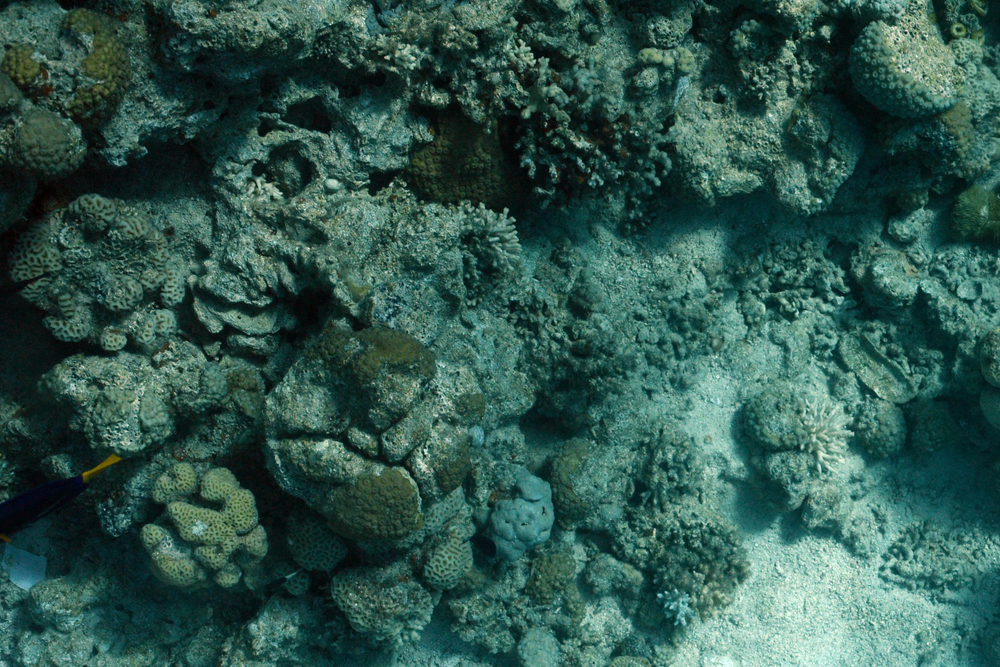
#> input picture CoralSeg/CoralSeg-Learning-coral-segmentation-from-sparse-annotations-master/Datasets/EilatMixx/images/test/LFT_0029.JPG00.png, 1000 x 667 px, shrunk from 1380 x 920 before the run; its folder holds only this picture in this run
$ jupyter execute --allow-errors ML-Superpixels.ipynb   (shell and % lines are left out)
#> lines starting #> are read from the running program, lines starting #| are printed output that depends on the picture
[cell 1]
import glob
import cv2
import numpy as np
import csv
from collections import Counter
import argparse
import os
import math

[cell 2]
DEFAULT_VALUE = int(255)

NL = int(30)
start_superpixels = int(500)
last_superpixels = int(30)
csv_sizes = []
reduction_factor = math.pow(float(last_superpixels) / start_superpixels, 1. / (NL - 1))
for level in range(NL):
    csv_sizes = csv_sizes + [int(round(start_superpixels * math.pow(reduction_factor, level)))]

dataset = '/data/jantina/ML-Superpixels/Datasets/WAPA_RFM4'

path_names = dataset.split('/')
if path_names[-1] == '':
    path_names = path_names[:-1]
directorio = path_names[-1]

sparse_dir = os.path.join('/data/jantina/ML-Superpixels/WAPA_RFM4/sparse_GT')
out_dir = os.path.join('/data/jantina/ML-Superpixels/WAPA_RFM4/augmented_GT')
superpixels_dir = os.path.join('/data/jantina/ML-Superpixels/WAPA_RFM4/superpixels')

folders = ['test', 'train']

[cell 3]
# Execute superpixel generation
size_sup_string = " "
for size in csv_sizes:
    size_sup_string = size_sup_string + str(size) + " "

%cd /data/jantina/ML-Superpixels
# Generate superpixels
os.system("sh /home/jantina/CoralNet/Superpixels/generate_superpixels/generate_superpixels.sh " + dataset + size_sup_string)

[cell 4]
class Superpixel:
    def __init__(self, maxlength=10000): #10000000
        self.lista_x = np.zeros([maxlength], dtype=np.int16)
        self.lista_y = np.zeros([maxlength], dtype=np.int16)
        self.lista_x[:]=-1
        self.lista_y[:]=-1
        self.index = 0

    def add(self, value_x, value_y):
        if self.index >= len(self.lista_x):
            #make it bigger
            new_size = len(self.lista_x)*10
            lista_x_new = np.zeros([new_size], dtype=np.int16)
            lista_y_new = np.zeros([new_size], dtype=np.int16)
            lista_x_new[:] = -1
            lista_y_new[:] = -1

            lista_x_new[:len(self.lista_x)] = self.lista_x
            lista_y_new[:len(self.lista_y)] = self.lista_y
            self.lista_x = lista_x_new
            self.lista_y = lista_y_new

        self.lista_x[self.index]=value_x
        self.lista_y[self.index]=value_y
        self.index += 1
        # print(len(lista_y_new))

    def clean(self):
        self.lista_x = self.lista_x[self.lista_x>=0]
        self.lista_y = self.lista_y[self.lista_y>=0]

[cell 5]
# Given a superpixel and a GT image, returns the label value of the superpixel
def label_mayoria_x_y(superpixel, gt):
    # pixel label values of the superpixels
    pixel_values = gt[superpixel.lista_x.astype(int), superpixel.lista_y.astype(int)]
    # pixel label values of the superpixels excluding the default value
    values_labels = pixel_values[pixel_values < DEFAULT_VALUE]
    # Returns the value which appears the most
    if len(values_labels) == 0:
        return DEFAULT_VALUE
    else:
        count = Counter(values_labels)
        return count.most_common()[0][0]

[cell 6]
# Given a csv file with segmentations (csv_name) and a sparse GT image (gt_name), returns Superpixel-augmented GT image
def image_superpixels_gt(csv_name, gt_name, n_superpixels):
#> called with n_superpixels = 500
    print(gt_name)
    gt = cv2.imread(gt_name, 0)
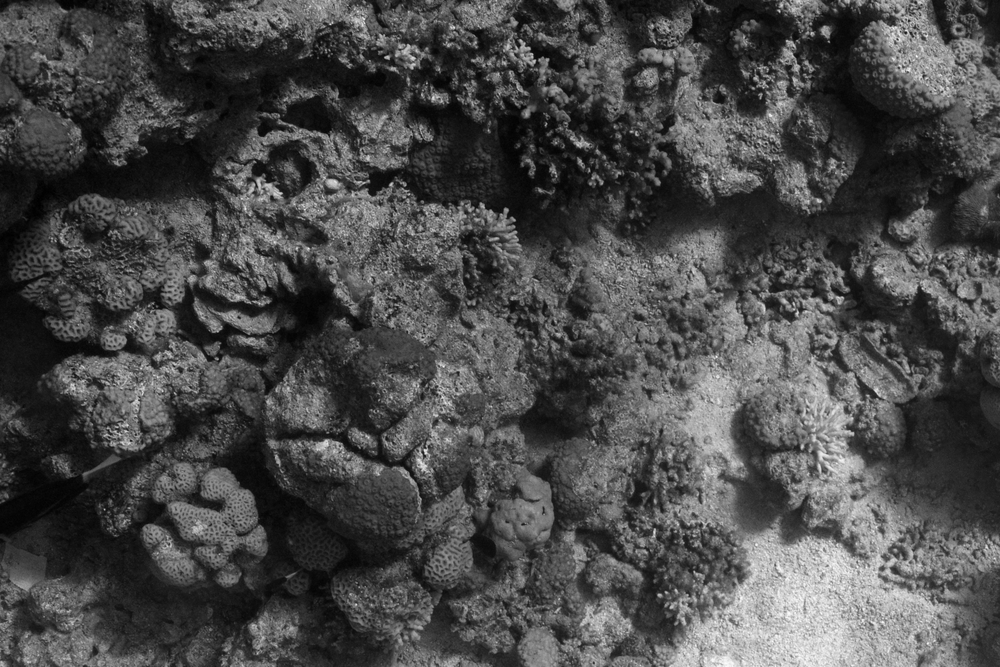
#> gt: shape (667, 1000); min 0, max 253, mean 73.9
    blank_image = np.zeros((gt.shape[0], gt.shape[1], 1), np.uint8)

    superpixels = {}

    for i in range(n_superpixels*2):
        superpixels[str(i)] = Superpixel()


    # For each csv segmentation file, creates the Superpixel class
    with open(csv_name, 'r') as csvfile:
        spamreader = csv.reader(csvfile, delimiter=' ', quotechar='|')
        i = 0

        for row in spamreader:
            fila = row[0].split(',')
            fila_count = len(fila)
            for j in range(fila_count):
                superpixel_index = fila[j]
                # The pixel here is (i, j). (superpixel_index) is the segmentation which the pixel belongs to
                # Add the pixel  to the Superpixel instance
                superpixels[superpixel_index].add(i, j)

            i = i + 1

    # For each superpixel, gets its label value and writes it into the image to return
    for index in range(len(superpixels)):
        superpixels[str(index)].clean()
        label_superpixel = label_mayoria_x_y(superpixels[str(index)], gt)
        blank_image[superpixels[str(index)].lista_x.astype(int), superpixels[str(index)].lista_y.astype(int)] = int(
            label_superpixel)

    return blank_image


$ run again, on CoralSeg/CoralSeg-Learning-coral-segmentation-from-sparse-annotations-master/Datasets/EilatMixx/images/test/LFT_0089.JPG00.png
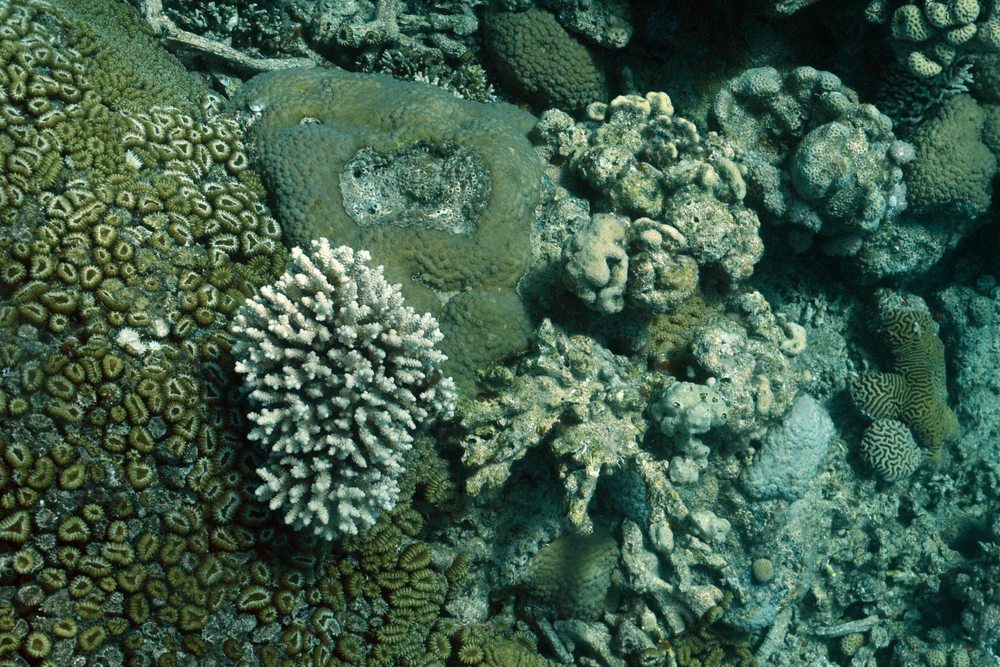
#> input picture CoralSeg/CoralSeg-Learning-coral-segmentation-from-sparse-annotations-master/Datasets/EilatMixx/images/test/LFT_0089.JPG00.png, 1000 x 667 px, shrunk from 1380 x 920 before the run
#> in image_superpixels_gt, `gt = cv2.imread(gt_name, 0)`:
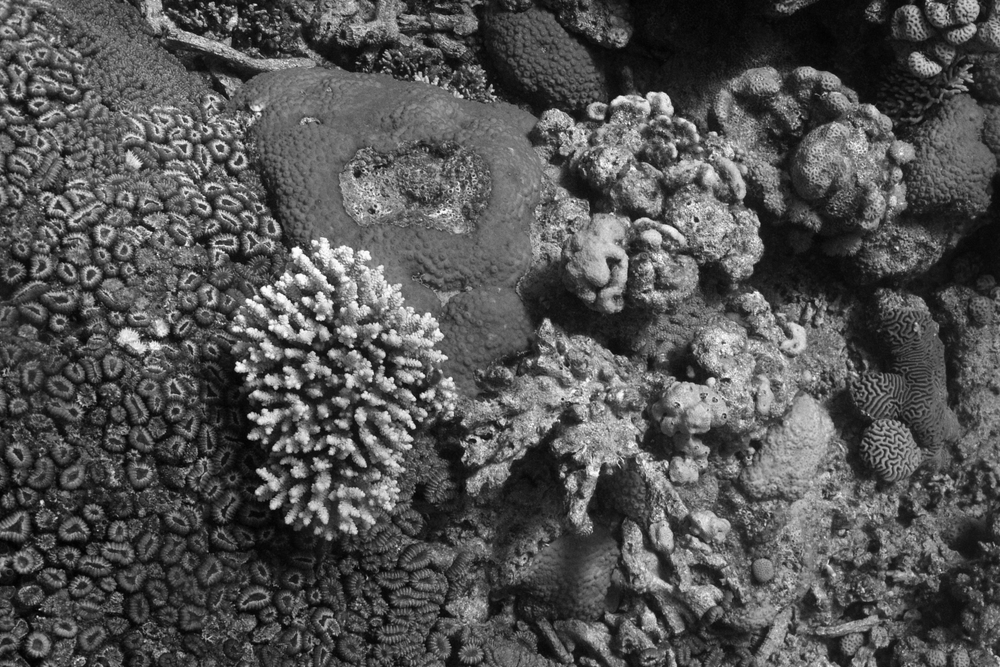
#> gt: shape (667, 1000); min 0, max 255, mean 83.2

$ run again, on CoralSeg/CoralSeg-Learning-coral-segmentation-from-sparse-annotations-master/Datasets/EilatMixx/images/test/LFT_0089.JPG01.png
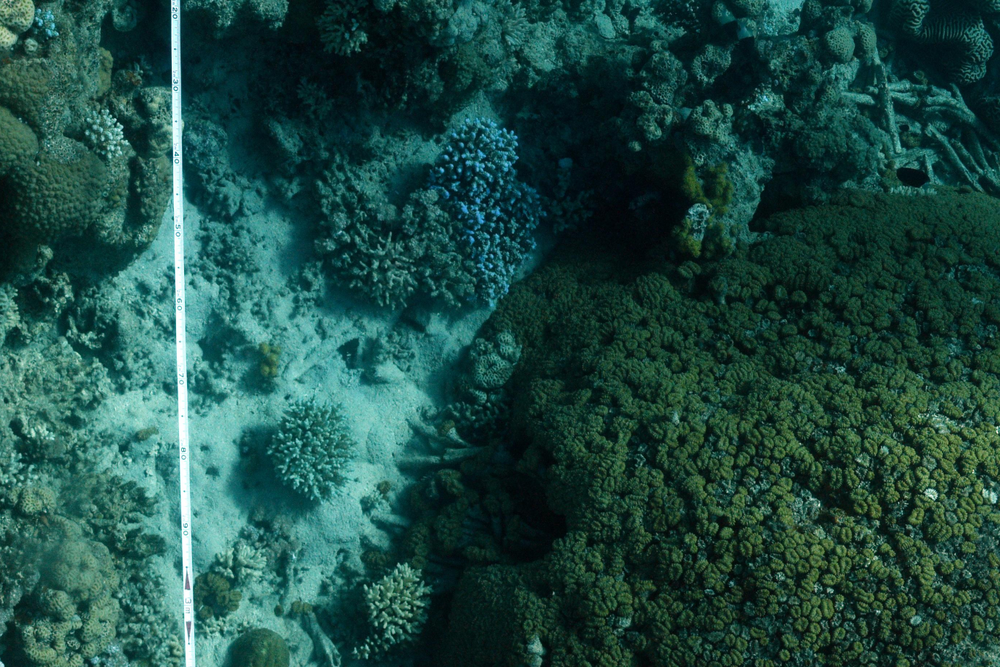
#> input picture CoralSeg/CoralSeg-Learning-coral-segmentation-from-sparse-annotations-master/Datasets/EilatMixx/images/test/LFT_0089.JPG01.png, 1000 x 667 px, shrunk from 1380 x 920 before the run
#> in image_superpixels_gt, `gt = cv2.imread(gt_name, 0)`:
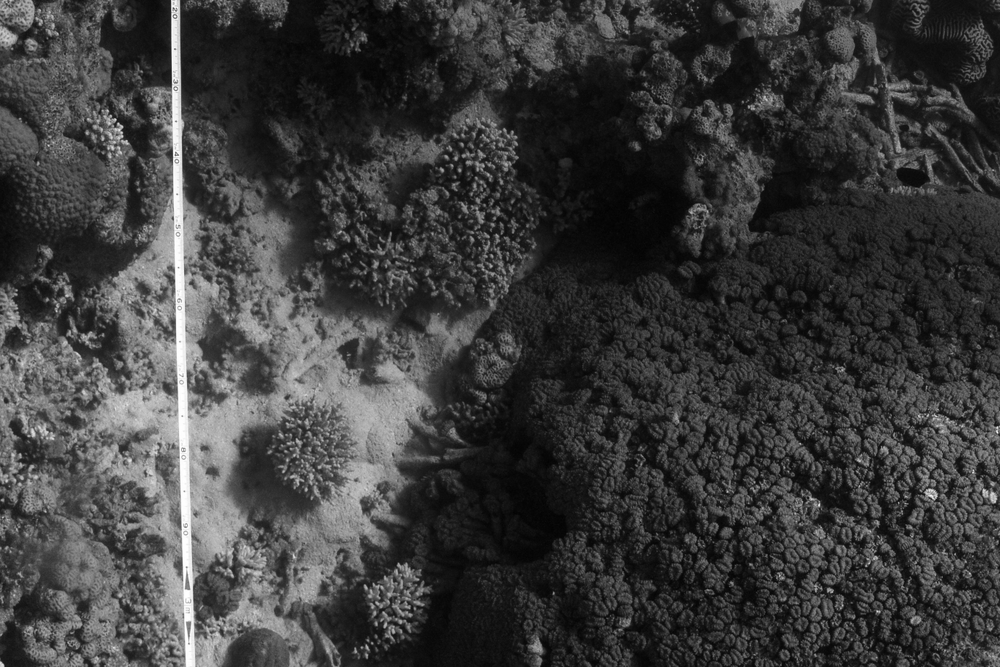
#> gt: shape (667, 1000); min 2, max 255, mean 60.3

$ run again, on CoralSeg/CoralSeg-Learning-coral-segmentation-from-sparse-annotations-master/Datasets/EilatMixx/images/test/LFT_0089.JPG10.png
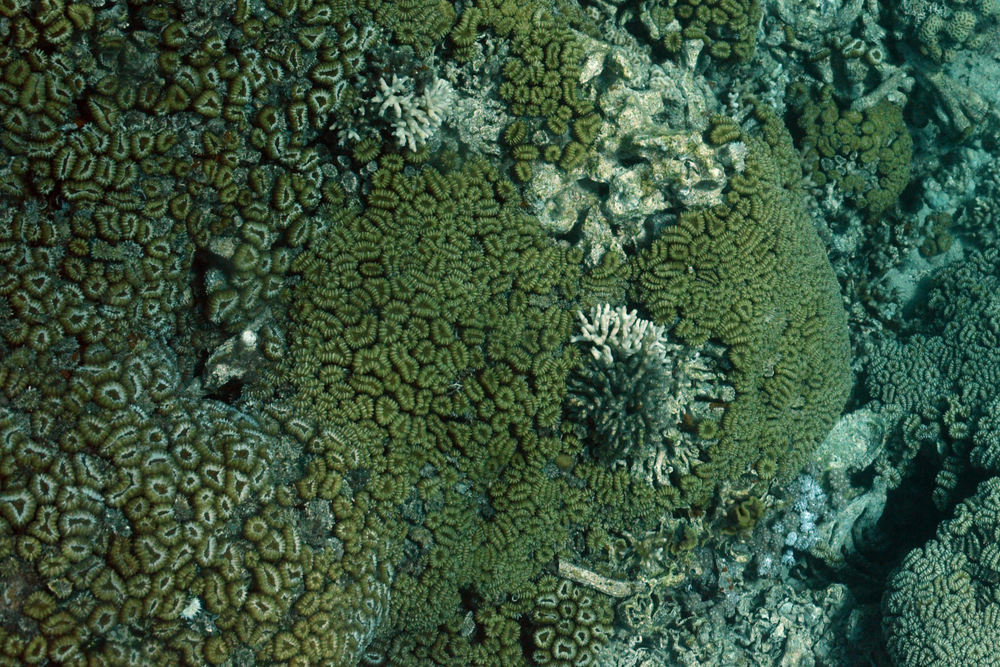
#> input picture CoralSeg/CoralSeg-Learning-coral-segmentation-from-sparse-annotations-master/Datasets/EilatMixx/images/test/LFT_0089.JPG10.png, 1000 x 667 px, shrunk from 1380 x 920 before the run
#> in image_superpixels_gt, `gt = cv2.imread(gt_name, 0)`:
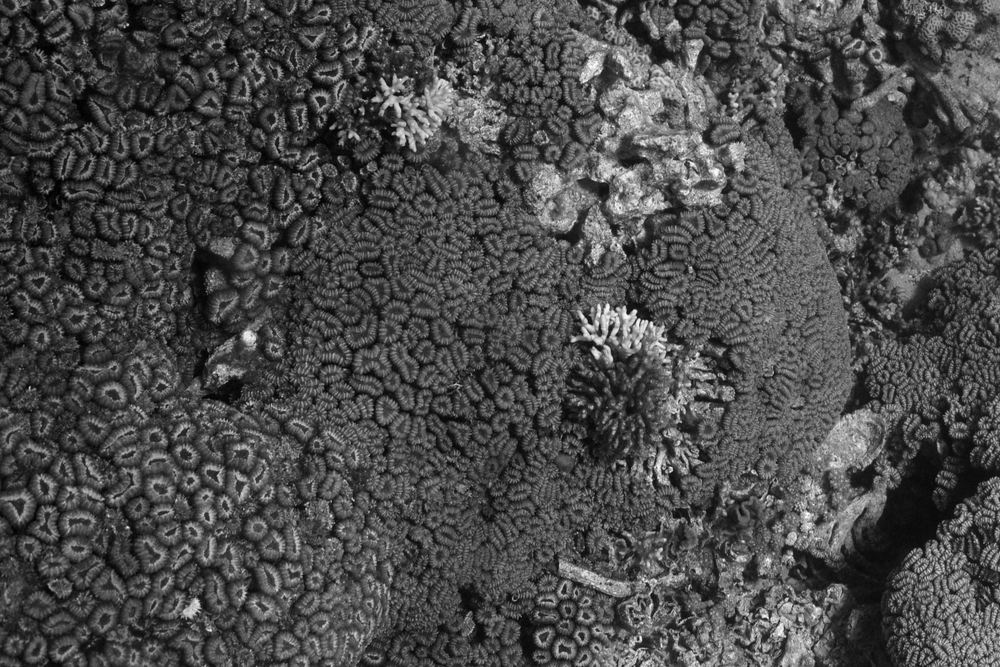
#> gt: shape (667, 1000); min 0, max 254, mean 74.5

$ run again, on CoralSeg/CoralSeg-Learning-coral-segmentation-from-sparse-annotations-master/Datasets/EilatMixx/images/test/LFT_0029.JPG01.png
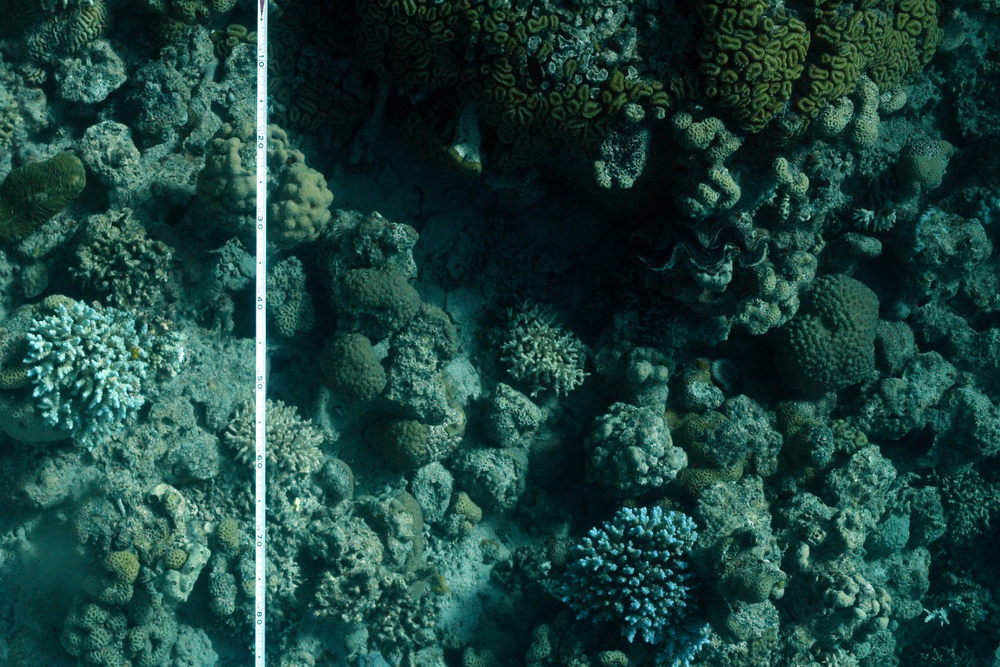
#> input picture CoralSeg/CoralSeg-Learning-coral-segmentation-from-sparse-annotations-master/Datasets/EilatMixx/images/test/LFT_0029.JPG01.png, 1000 x 667 px, shrunk from 1380 x 920 before the run
#> in image_superpixels_gt, `gt = cv2.imread(gt_name, 0)`:
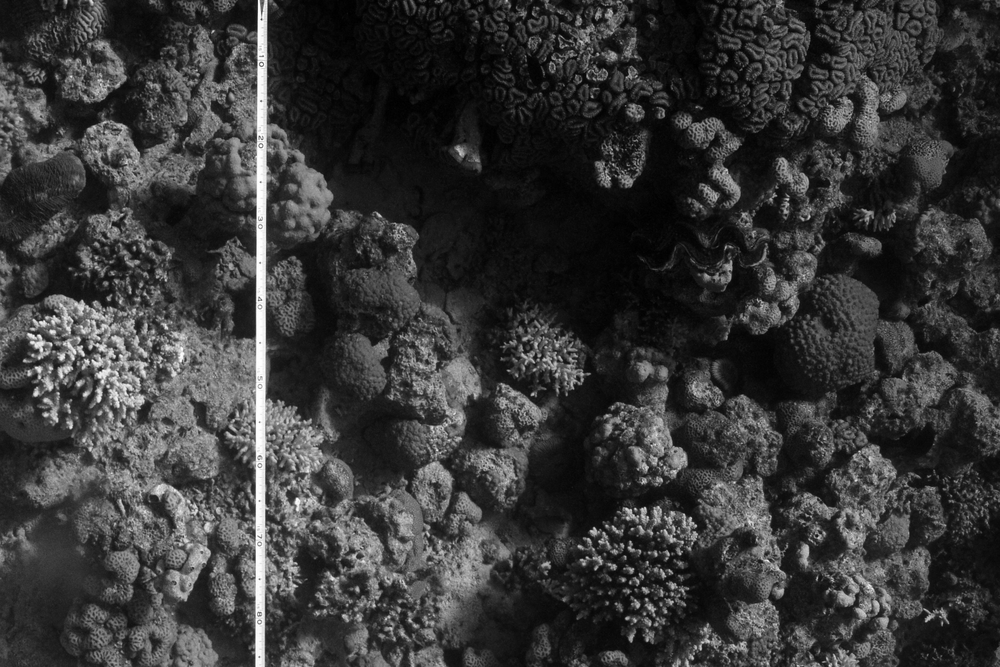
#> gt: shape (667, 1000); min 0, max 255, mean 55.2
